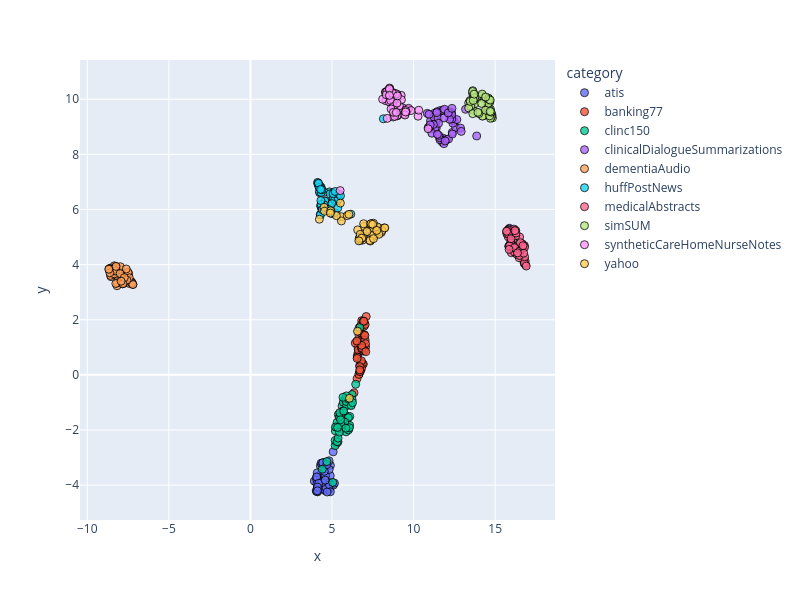

Notebook cell for this chart:
### Code cell
dimensionality_reduction_plots(file_paths="./outputsAll/*/mean_model_zero_shot_classification.csv")

### Figure 1 — Plotly figure (JSON) as saved in the notebook; plotly's stock layout.template omitted (floating-point values rounded to 4 significant figures)
{"data": [{"customdata": [["atis_1157"], ["atis_1183"], ["atis_124"], ["atis_1009"], ["atis_1014"], ["atis_1430"], ["atis_1006"], ["atis_168"], ["atis_1080"], ["atis_1192"], ["atis_2094"], ["atis_1115"], ["atis_1816"], ["atis_177"], ["atis_1344"], ["atis_1268"], ["atis_1004"], ["atis_1230"], ["atis_1781"], ["atis_1182"], ["atis_2010"], ["atis_1241"], ["atis_107"], ["atis_1072"], ["atis_1134"], ["atis_1216"], ["atis_1457"], ["atis_1049"], ["atis_1118"], ["atis_1390"], ["atis_1106"], ["atis_1521"], ["atis_1189"], ["atis_1306"], ["atis_1001"], ["atis_1142"], ["atis_1031"], ["atis_1096"], ["atis_1294"], ["atis_1036"], ["atis_1269"], ["atis_1132"], ["atis_1462"], ["atis_1064"], ["atis_1015"], ["atis_1193"], ["atis_1149"], ["atis_1313"], ["atis_136"], ["atis_1298"], ["atis_1254"], ["atis_1095"], ["atis_1513"], ["atis_1386"]], "hovertemplate": "category=atis<br>x=%{x}<br>y=%{y}<br>doc_id=%{customdata[0]}<extra></extra>", "legendgroup": "atis", "marker": {"color": "#636efa", "line": {"color": "black", "width": 1}, "opacity": 0.8, "size": 8, "symbol": "circle"}, "mode": "markers", "name": "atis", "orientation": "v", "showlegend": true, "type": "scatter", "x": [4.902, 3.916, 4.847, 4.334, 4.799, 4.581, 4.891, 4.288, 4.5, 4.575, 4.818, 4.296, 4.33, 5.272, 4.113, 4.77, 4.096, 4.564, 4.603, 4.772, 4.41, 4.179, 4.432, 4.107, 4.827, 4.061, 4.524, 4.776, 4.677, 4.113, 4.04, 4.675, 4.373, 4.871, 4.033, 4.717, 4.552, 4.618, 4.07, 4.093, 4.052, 5.078, 4.062, 4.843, 4.37, 4.159, 4.897, 4.188, 4.698, 4.107, 5.069, 4.58, 5.15, 4.105], "xaxis": "x", "y": [-3.285, -3.856, -4.137, -3.958, -3.981, -3.424, -3.657, -3.301, -3.182, -3.792, -3.118, -3.619, -3.208, -2.486, -4.034, -4.119, -4.211, -4.194, -3.654, -4.142, -3.212, -3.928, -3.188, -3.727, -3.435, -3.697, -3.499, -4.138, -4.06, -4.245, -3.77, -3.256, -4.125, -3.921, -4.204, -4.001, -4.166, -4.089, -3.956, -3.555, -4.229, -4.002, -3.705, -3.994, -3.91, -4.102, -4.241, -3.934, -4.25, -4.072, -2.793, -3.822, -3.93, -4.206], "yaxis": "y"}, {"customdata": [["atis_2497"], ["atis_128"], ["atis_1792"], ["atis_186"], ["atis_1212"], ["atis_1785"], ["atis_1471"], ["atis_1681"], ["atis_1195"], ["atis_2241"], ["atis_282"], ["atis_1482"], ["atis_2140"], ["atis_1882"], ["atis_2124"], ["atis_1565"], ["atis_1213"], ["atis_1431"], ["atis_1880"], ["atis_1338"], ["atis_2201"], ["atis_1410"], ["atis_128"], ["atis_1150"], ["atis_1531"], ["atis_1388"], ["atis_1676"], ["atis_1282"], ["atis_1217"], ["atis_1477"], ["atis_1418"], ["atis_1597"], ["atis_1511"], ["atis_1577"], ["atis_1119"], ["atis_1477"], ["atis_1636"], ["atis_1491"], ["atis_1672"], ["atis_1072"], ["atis_1279"], ["atis_1145"], ["atis_1521"], ["atis_1173"], ["atis_1332"], ["atis_1348"], ["atis_14"], ["atis_1459"], ["atis_2314"], ["atis_1723"], ["atis_1308"], ["atis_1118"], ["atis_1595"], ["atis_1472"]], "hovertemplate": "category=banking77<br>x=%{x}<br>y=%{y}<br>doc_id=%{customdata[0]}<extra></extra>", "legendgroup": "banking77", "marker": {"color": "#EF553B", "line": {"color": "black", "width": 1}, "opacity": 0.8, "size": 8, "symbol": "circle"}, "mode": "markers", "name": "banking77", "orientation": "v", "showlegend": true, "type": "scatter", "x": [6.917, 6.554, 6.658, 6.591, 6.696, 6.601, 6.532, 6.788, 6.758, 6.92, 6.821, 6.849, 6.989, 6.66, 6.919, 6.665, 6.608, 6.81, 6.736, 6.973, 6.9, 6.964, 6.927, 6.534, 7.053, 6.765, 6.346, 6.556, 7.029, 6.771, 7.026, 7.094, 6.646, 6.858, 6.426, 6.874, 6.815, 6.908, 7.057, 7.014, 6.801, 6.988, 6.811, 6.849, 6.818, 6.701, 6.524, 6.724, 6.7, 6.621, 6.7, 7.071, 6.537, 6.95], "xaxis": "x", "y": [1.441, 0.7037, 1.426, 0.9977, 0.3428, 0.8054, 1.196, 0.4435, 0.1547, 0.8681, 1.97, 0.8728, 1.877, 0.03073, 0.3908, 1.713, 0.9076, 1.5, 1.531, 1.459, 1.861, 1.764, 1.95, -0.1372, 1.013, 1.798, -0.6511, 0.6451, 1.262, 1.044, 1.827, 2.118, 0.01588, 0.3967, 1.154, 0.9705, 0.9449, 1.939, 1.131, 1.43, 0.5085, 0.8975, 0.2431, 0.9696, 1.07, 0.2992, 1.23, 0.1398, 0.1178, 1.585, 0.1803, 0.8409, 0.5966, 1.947], "yaxis": "y"}, {"customdata": [["atis_2630"], ["atis_1934"], ["atis_1910"], ["atis_1951"], ["atis_1594"], ["atis_1873"], ["atis_1833"], ["atis_2080"], ["atis_1261"], ["atis_2278"], ["atis_2960"], ["atis_1737"], ["atis_2273"], ["atis_1905"], ["atis_2181"], ["atis_2009"], ["atis_1720"], ["atis_2436"], ["atis_2345"], ["atis_2253"], ["atis_2319"], ["atis_1558"], ["atis_1482"], ["atis_1873"], ["atis_1759"], ["atis_1797"], ["atis_2168"], ["atis_1603"], ["atis_1701"], ["atis_1741"], ["atis_1872"], ["atis_198"], ["atis_2094"], ["atis_1578"], ["atis_1136"], ["atis_160"], ["atis_1713"], ["atis_1518"], ["atis_196"], ["atis_1112"], ["atis_1337"], ["atis_1782"], ["atis_2125"], ["atis_1573"], ["atis_137"], ["atis_1480"], ["atis_1468"], ["atis_1892"], ["atis_2354"], ["atis_2088"], ["atis_132"], ["atis_1418"], ["atis_197"], ["atis_1742"]], "hovertemplate": "category=clinc150<br>x=%{x}<br>y=%{y}<br>doc_id=%{customdata[0]}<extra></extra>", "legendgroup": "clinc150", "marker": {"color": "#00cc96", "line": {"color": "black", "width": 1}, "opacity": 0.8, "size": 8, "symbol": "circle"}, "mode": "markers", "name": "clinc150", "orientation": "v", "showlegend": true, "type": "scatter", "x": [6.703, 5.387, 5.584, 5.192, 6.014, 5.909, 5.263, 5.633, 5.043, 5.858, 5.858, 6.086, 5.369, 5.193, 5.999, 5.309, 6.139, 5.367, 5.767, 5.615, 5.314, 6.003, 6.077, 5.445, 4.4, 5.628, 5.205, 5.577, 6.228, 5.372, 4.852, 5.528, 6.232, 5.211, 6.451, 5.667, 5.692, 5.775, 5.899, 5.452, 4.682, 5.472, 5.867, 5.548, 5.339, 6.065, 6.023, 5.848, 6.174, 5.879, 5.671, 5.52, 5.717, 6.255], "xaxis": "x", "y": [1.715, -1.441, -1.972, -2.567, -1.975, -1.744, -1.905, -1.76, -3.903, -2.067, -1.483, -1.509, -2.431, -2.379, -1.553, -1.726, -1.092, -1.936, -0.9014, -1.129, -2.426, -1.996, -1.829, -1.532, -3.424, -1.669, -2.032, -1.807, -0.7132, -2.294, 6.64, -1.465, -0.9037, -1.89, -0.3409, -1.311, -0.9949, -1.714, -1.114, -2.079, -3.146, -1.373, -0.9648, -1.805, -1.91, -1.919, -0.8877, -1.935, -1.115, -0.7634, -0.816, -1.629, -1.312, -1.008], "yaxis": "y"}, {"customdata": [["atis_3101"], ["atis_200"], ["atis_1962"], ["atis_1979"], ["atis_1647"], ["atis_2163"], ["atis_1890"], ["atis_2387"], ["atis_1371"], ["atis_2575"], ["atis_3329"], ["atis_1894"], ["atis_2362"], ["atis_2079"], ["atis_223"], ["atis_2292"], ["atis_2331"], ["atis_2737"], ["atis_3167"], ["atis_2539"], ["atis_2635"], ["atis_183"], ["atis_1795"], ["atis_1927"], ["atis_2049"], ["atis_2754"], ["atis_2240"], ["atis_1915"], ["atis_2007"], ["atis_2283"], ["atis_2184"], ["atis_233"], ["atis_22"], ["atis_1681"], ["atis_1382"], ["atis_2028"], ["atis_1808"], ["atis_1870"], ["atis_2111"], ["atis_1579"], ["atis_1354"], ["atis_2052"], ["atis_2350"], ["atis_1667"], ["atis_2034"], ["atis_1580"], ["atis_1524"], ["atis_202"], ["atis_2834"], ["atis_2580"], ["atis_1685"], ["atis_1590"], ["atis_2163"], ["atis_1865"]], "hovertemplate": "category=clinicalDialogueSummarizations<br>x=%{x}<br>y=%{y}<br>doc_id=%{customdata[0]}<extra></extra>", "legendgroup": "clinicalDialogueSummarizations", "marker": {"color": "#ab63fa", "line": {"color": "black", "width": 1}, "opacity": 0.8, "size": 8, "symbol": "circle"}, "mode": "markers", "name": "clinicalDialogueSummarizations", "orientation": "v", "showlegend": true, "type": "scatter", "x": [12.32, 12.5, 11.75, 11.03, 12.37, 15.87, 11.64, 13.87, 11.39, 15.84, 12.57, 11.34, 12.41, 12.31, 11.86, 11.2, 13.64, 13.19, 10.9, 11.81, 12.65, 12.34, 11.39, 12.17, 11.28, 11.25, 12.34, 12.88, 12.02, 11.61, 11.43, 12.14, 11.61, 11.8, 11.54, 11.89, 11.31, 11.5, 12.92, 12.2, 11.12, 11.86, 11.46, 12.38, 11.53, 11.43, 12.12, 10.97, 11.94, 10.84, 10.95, 11.21, 11.02, 12.35], "xaxis": "x", "y": [9.455, 9.189, 8.453, 9.217, 8.797, 5.317, 9.593, 8.668, 9.19, 5.291, 8.98, 9.197, 9.132, 9.54, 8.388, 8.933, 10.06, 9.636, 8.976, 8.588, 9.262, 9.283, 8.955, 9.543, 9.493, 9.357, 9.441, 8.955, 8.54, 8.532, 9.547, 8.56, 8.603, 9.595, 8.69, 9.638, 8.96, 9.323, 8.834, 9.273, 8.769, 9.323, 8.727, 8.738, 9.128, 9.517, 9.502, 8.986, 8.489, 9.488, 9.451, 9.085, 9.072, 9.669], "yaxis": "y"}, {"customdata": [["atis_3333"], ["atis_2345"], ["atis_3187"], ["atis_2108"], ["atis_2411"], ["atis_2226"], ["atis_2289"], ["atis_2771"], ["atis_1552"], ["atis_285"], ["atis_3458"], ["atis_2350"], ["atis_2600"], ["atis_2292"], ["atis_2230"], ["atis_275"], ["atis_2635"], ["atis_2854"], ["atis_55"], ["atis_2851"], ["atis_266"], ["atis_2032"], ["atis_2051"], ["atis_2191"], ["atis_2889"], ["atis_2840"], ["atis_2716"], ["atis_1922"], ["atis_2304"], ["atis_2378"], ["atis_2539"], ["atis_2697"], ["atis_2882"], ["atis_2555"], ["atis_1570"], ["atis_2121"], ["atis_2859"], ["atis_208"], ["atis_2150"], ["atis_224"], ["atis_179"], ["atis_206"], ["atis_2446"], ["atis_1683"], ["atis_2326"], ["atis_1801"], ["atis_1571"], ["atis_2448"], ["atis_3035"], ["atis_2589"], ["atis_2081"], ["atis_2268"], ["atis_2451"], ["atis_238"]], "hovertemplate": "category=dementiaAudio<br>x=%{x}<br>y=%{y}<br>doc_id=%{customdata[0]}<extra></extra>", "legendgroup": "dementiaAudio", "marker": {"color": "#FFA15A", "line": {"color": "black", "width": 1}, "opacity": 0.8, "size": 8, "symbol": "circle"}, "mode": "markers", "name": "dementiaAudio", "orientation": "v", "showlegend": true, "type": "scatter", "x": [-8.593, -8.005, -8.546, -8.331, -7.501, -8.51, -7.733, -7.536, -7.559, -8.077, -7.984, -7.851, -7.721, -7.466, -7.964, -7.882, -7.973, -7.33, -8.496, -7.269, -7.302, -8.341, -8.577, -7.505, -7.759, -7.831, -8.235, -7.277, -8.616, -7.204, -8.555, -7.616, -8.176, -8.261, -8.34, -8.158, -8.434, -7.431, -8.375, -7.269, -7.204, -8.274, -8.661, -8.615, -7.75, -7.423, -8.685, -7.572, -8.251, -7.82, -8.237, -7.99, -7.731, -7.927], "xaxis": "x", "y": [3.873, 3.628, 3.564, 3.641, 3.416, 3.685, 3.429, 3.657, 3.512, 3.502, 3.82, 3.304, 3.332, 3.669, 3.348, 3.566, 3.922, 3.381, 3.652, 3.354, 3.375, 3.958, 3.608, 3.723, 3.355, 3.462, 3.831, 3.325, 3.844, 3.287, 3.841, 3.842, 3.235, 3.921, 3.663, 3.34, 3.785, 3.318, 3.846, 3.322, 3.277, 3.774, 3.843, 3.704, 3.353, 3.521, 3.832, 3.437, 3.313, 3.305, 3.935, 3.675, 3.529, 3.399], "yaxis": "y"}, {"customdata": [["atis_517"], ["atis_2355"], ["atis_3215"], ["atis_2127"], ["atis_281"], ["atis_2672"], ["atis_2615"], ["atis_3323"], ["atis_1718"], ["atis_3"], ["atis_3589"], ["atis_2542"], ["atis_2638"], ["atis_2706"], ["atis_2372"], ["atis_2752"], ["atis_2696"], ["atis_3376"], ["atis_750"], ["atis_3049"], ["atis_2736"], ["atis_2457"], ["atis_213"], ["atis_2273"], ["atis_3126"], ["atis_3152"], ["atis_2722"], ["atis_2093"], ["atis_2419"], ["atis_2443"], ["atis_2609"], ["atis_2744"], ["atis_3354"], ["atis_2677"], ["atis_1750"], ["atis_3006"], ["atis_3421"], ["atis_3055"], ["atis_3513"], ["atis_2883"], ["atis_2411"], ["atis_2487"], ["atis_2984"], ["atis_2111"], ["atis_2362"], ["atis_1866"], ["atis_1929"], ["atis_2994"], ["atis_3089"], ["atis_2676"], ["atis_2175"], ["atis_2412"], ["atis_3000"], ["atis_2469"]], "hovertemplate": "category=huffPostNews<br>x=%{x}<br>y=%{y}<br>doc_id=%{customdata[0]}<extra></extra>", "legendgroup": "huffPostNews", "marker": {"color": "#19d3f3", "line": {"color": "black", "width": 1}, "opacity": 0.8, "size": 8, "symbol": "circle"}, "mode": "markers", "name": "huffPostNews", "orientation": "v", "showlegend": true, "type": "scatter", "x": [4.25, 5.002, 4.864, 5.339, 4.515, 5.189, 5.032, 4.278, 4.335, 4.571, 4.139, 6.151, 8.148, 5.056, 4.292, 4.216, 4.387, 4.594, 4.879, 4.747, 5.077, 4.823, 4.851, 4.357, 7.237, 4.207, 4.561, 4.508, 4.31, 4.948, 5.177, 4.263, 5.17, 5.394, 4.99, 5.352, 4.313, 5.079, 5.43, 4.314, 5.518, 4.227, 5.195, 4.328, 4.116, 4.804, 4.139, 4.409, 4.336, 4.319, 4.203, 4.376, 4.171, 4.302], "xaxis": "x", "y": [6.607, 5.851, 6.209, 6.338, 6.625, 6.321, 6.6, 5.817, 6.803, 6.197, 6.956, 5.832, 9.291, 6.576, 5.802, 6.841, 6.106, 6.292, 6.568, 5.982, 6.422, 5.943, 5.956, 6.033, 5.43, 6.863, 6.306, 6.172, 6.136, 5.924, 5.886, 6.854, 6.36, 6.386, 6.213, 6.053, 6.121, 6.571, 6.564, 6.785, 6.497, 6.647, 6.652, 6.191, 6.982, 5.996, 6.923, 5.992, 6.617, 6.323, 6.804, 6.716, 6.954, 6.729], "yaxis": "y"}, {"customdata": [["atis_58"], ["atis_2658"], ["atis_3260"], ["atis_289"], ["atis_3173"], ["atis_2715"], ["atis_3206"], ["atis_3462"], ["atis_2577"], ["atis_3106"], ["atis_607"], ["atis_2580"], ["atis_3074"], ["atis_2775"], ["atis_3039"], ["atis_3265"], ["atis_2727"], ["atis_478"], ["atis_846"], ["atis_3114"], ["atis_310"], ["atis_2638"], ["atis_2436"], ["atis_2682"], ["atis_3545"], ["atis_3475"], ["atis_3109"], ["atis_2932"], ["atis_2524"], ["atis_2606"], ["atis_2811"], ["atis_3277"], ["atis_344"], ["atis_3352"], ["atis_2110"], ["atis_408"], ["atis_468"], ["atis_33"], ["atis_3542"], ["atis_3032"], ["atis_328"], ["atis_3048"], ["atis_3066"], ["atis_2256"], ["atis_3206"], ["atis_2095"], ["atis_3228"], ["atis_3091"], ["atis_3344"], ["atis_2806"], ["atis_3340"], ["atis_2578"], ["atis_434"], ["atis_3099"]], "hovertemplate": "category=medicalAbstracts<br>x=%{x}<br>y=%{y}<br>doc_id=%{customdata[0]}<extra></extra>", "legendgroup": "medicalAbstracts", "marker": {"color": "#FF6692", "line": {"color": "black", "width": 1}, "opacity": 0.8, "size": 8, "symbol": "circle"}, "mode": "markers", "name": "medicalAbstracts", "orientation": "v", "showlegend": true, "type": "scatter", "x": [15.99, 16.69, 16.26, 15.96, 16.15, 15.8, 15.72, 16.09, 16.54, 15.71, 16.66, 16.11, 16.58, 16.1, 16.79, 16.66, 16.78, 15.96, 16.84, 16.19, 15.83, 15.95, 16.74, 16.19, 15.85, 16.26, 16.1, 16.5, 16.79, 16.27, 16.85, 15.79, 15.78, 15.89, 16.19, 16.49, 16.35, 15.73, 15.82, 15.97, 16.47, 16.56, 16.8, 16.79, 16.8, 16.49, 15.7, 16.28, 16.21, 16.75, 16.9, 16.7, 16.37, 15.85], "xaxis": "x", "y": [4.432, 4.21, 5.129, 4.625, 5.289, 5.01, 5.181, 4.715, 4.312, 5.121, 4.75, 4.931, 4.533, 4.671, 4.061, 4.663, 4.052, 4.862, 4.128, 5.144, 4.671, 4.786, 4.597, 4.45, 4.66, 5.239, 4.614, 5.002, 4.689, 5.051, 3.996, 5.216, 5.251, 4.684, 4.618, 4.488, 4.366, 5.198, 5.116, 4.94, 4.247, 4.795, 4.632, 4.057, 4.282, 4.334, 5.212, 5.147, 5.232, 4.414, 3.948, 4.688, 4.426, 4.551], "yaxis": "y"}, {"customdata": [["atis_614"], ["atis_3016"], ["atis_3493"], ["atis_3144"], ["atis_3325"], ["atis_3063"], ["atis_3306"], ["atis_45"], ["atis_2992"], ["atis_3243"], ["atis_61"], ["atis_3235"], ["atis_641"], ["atis_2970"], ["atis_3319"], ["atis_3321"], ["atis_2974"], ["atis_727"], ["atis_847"], ["atis_3338"], ["atis_3204"], ["atis_3034"], ["atis_247"], ["atis_3288"], ["atis_3580"], ["atis_403"], ["atis_3120"], ["atis_3086"], ["atis_3228"], ["atis_2610"], ["atis_2893"], ["atis_3381"], ["atis_464"], ["atis_753"], ["atis_3536"], ["atis_559"], ["atis_490"], ["atis_3313"], ["atis_366"], ["atis_3262"], ["atis_470"], ["atis_3095"], ["atis_321"], ["atis_530"], ["atis_5"], ["atis_2514"], ["atis_391"], ["atis_364"], ["atis_368"], ["atis_2825"], ["atis_3371"], ["atis_270"], ["atis_760"], ["atis_3131"]], "hovertemplate": "category=simSUM<br>x=%{x}<br>y=%{y}<br>doc_id=%{customdata[0]}<extra></extra>", "legendgroup": "simSUM", "marker": {"color": "#B6E880", "line": {"color": "black", "width": 1}, "opacity": 0.8, "size": 8, "symbol": "circle"}, "mode": "markers", "name": "simSUM", "orientation": "v", "showlegend": true, "type": "scatter", "x": [13.69, 13.69, 13.75, 14.8, 13.38, 14.83, 14.79, 13.63, 14.67, 13.46, 13.66, 14.71, 14.54, 14.67, 14.54, 14.14, 13.54, 14.54, 13.75, 14.14, 13.5, 14.6, 13.93, 13.93, 13.86, 14.58, 13.37, 14.26, 13.62, 14.22, 14.01, 14.76, 14.51, 14.71, 14.53, 14.16, 13.63, 14.66, 14.35, 13.94, 14.58, 14.17, 14.62, 13.48, 13.62, 14.41, 14.75, 13.73, 14.2, 14.7, 14.7, 13.65, 14.42, 13.71], "xaxis": "x", "y": [10.17, 9.917, 10.09, 9.442, 9.865, 9.325, 9.405, 10.31, 9.535, 9.951, 9.601, 9.637, 9.787, 9.9, 9.62, 10.08, 9.792, 9.521, 9.838, 9.449, 9.746, 9.667, 10.06, 10.05, 10.09, 10.05, 9.686, 9.401, 10.2, 9.386, 9.483, 9.369, 9.949, 9.309, 9.944, 10.13, 9.478, 9.399, 10.05, 9.527, 9.855, 9.849, 9.996, 9.919, 10.28, 9.602, 9.532, 10.06, 10.19, 9.97, 9.561, 9.958, 10.08, 10.18], "yaxis": "y"}, {"customdata": [["atis_879"], ["atis_533"], ["atis_409"], ["atis_400"], ["atis_3432"], ["atis_3198"], ["atis_700"], ["atis_641"], ["atis_3168"], ["atis_372"], ["atis_646"], ["atis_3349"], ["atis_73"], ["atis_3498"], ["atis_3369"], ["atis_908"], ["atis_3047"], ["atis_740"], ["atis_961"], ["atis_3447"], ["atis_3511"], ["atis_549"], ["atis_2474"], ["atis_3450"], ["atis_404"], ["atis_566"], ["atis_3408"], ["atis_3381"], ["atis_45"], ["atis_3040"], ["atis_2977"], ["atis_735"], ["atis_61"], ["atis_890"], ["atis_538"], ["atis_595"], ["atis_497"], ["atis_35"], ["atis_716"], ["atis_3277"], ["atis_67"], ["atis_3206"], ["atis_3587"], ["atis_881"], ["atis_707"], ["atis_3196"], ["atis_871"], ["atis_656"], ["atis_90"], ["atis_3026"], ["atis_3455"], ["atis_2834"], ["atis_825"], ["atis_3519"]], "hovertemplate": "category=syntheticCareHomeNurseNotes<br>x=%{x}<br>y=%{y}<br>doc_id=%{customdata[0]}<extra></extra>", "legendgroup": "syntheticCareHomeNurseNotes", "marker": {"color": "#FF97FF", "line": {"color": "black", "width": 1}, "opacity": 0.8, "size": 8, "symbol": "circle"}, "mode": "markers", "name": "syntheticCareHomeNurseNotes", "orientation": "v", "showlegend": true, "type": "scatter", "x": [8.277, 8.302, 9.24, 10.27, 8.751, 8.987, 8.719, 9.429, 9.666, 9.004, 9.321, 8.835, 9.129, 8.383, 8.55, 8.773, 8.838, 8.514, 5.499, 8.283, 9.557, 8.512, 8.685, 8.528, 9.002, 8.708, 10.89, 8.417, 9.695, 8.905, 8.102, 8.596, 8.866, 8.762, 9.843, 8.498, 9.539, 8.351, 8.834, 8.621, 8.319, 8.527, 9.254, 8.709, 8.518, 8.761, 9.512, 8.98, 9.01, 8.521, 10.32, 9.471, 8.942, 9.512], "xaxis": "x", "y": [10.26, 9.946, 10.14, 9.385, 9.357, 10.18, 9.841, 9.461, 9.635, 9.397, 9.692, 9.645, 9.765, 9.307, 10.37, 10.23, 10.17, 10.35, 6.686, 10.25, 9.629, 9.902, 10.21, 10.41, 9.421, 10.0, 8.929, 10.31, 9.67, 10.2, 10.0, 9.95, 9.447, 9.734, 9.591, 10.29, 9.539, 10.27, 9.378, 9.648, 10.17, 10.34, 9.985, 10.22, 10.38, 9.526, 9.59, 9.861, 10.12, 10.14, 9.602, 9.429, 9.523, 9.537], "yaxis": "y"}, {"customdata": [["atis_97"], ["atis_597"], ["atis_568"], ["atis_455"], ["atis_899"], ["atis_412"], ["atis_747"], ["atis_854"], ["atis_912"], ["atis_843"], ["atis_715"], ["atis_719"], ["atis_893"], ["atis_507"], ["atis_50"], ["atis_91"], ["atis_541"], ["atis_870"], ["atis_986"], ["atis_756"], ["atis_3595"], ["atis_987"], ["atis_849"], ["atis_734"], ["atis_493"], ["atis_871"], ["atis_90"], ["atis_394"], ["atis_899"], ["atis_3215"], ["atis_389"], ["atis_812"], ["atis_98"], ["atis_898"], ["atis_76"], ["atis_984"], ["atis_583"], ["atis_691"], ["atis_772"], ["atis_478"], ["atis_830"], ["atis_3574"], ["atis_746"], ["atis_982"], ["atis_894"], ["atis_956"], ["atis_932"], ["atis_998"], ["atis_955"], ["atis_544"], ["atis_646"], ["atis_794"], ["atis_969"], ["atis_513"]], "hovertemplate": "category=yahoo<br>x=%{x}<br>y=%{y}<br>doc_id=%{customdata[0]}<extra></extra>", "legendgroup": "yahoo", "marker": {"color": "#FECB52", "line": {"color": "black", "width": 1}, "opacity": 0.8, "size": 8, "symbol": "circle"}, "mode": "markers", "name": "yahoo", "orientation": "v", "showlegend": true, "type": "scatter", "x": [6.707, 6.802, 6.935, 6.861, 7.692, 6.756, 7.599, 7.312, 7.339, 8.192, 6.962, 6.067, 6.574, 7.812, 7.489, 7.348, 5.564, 5.573, 7.483, 4.511, 5.51, 7.345, 7.499, 7.721, 7.499, 6.712, 6.717, 5.932, 7.782, 4.538, 8.021, 7.538, 8.052, 6.559, 5.264, 4.921, 6.937, 7.387, 6.667, 6.878, 6.724, 7.387, 7.873, 7.148, 7.49, 6.821, 6.037, 7.739, 8.235, 6.644, 4.901, 7.326, 7.541, 4.225], "xaxis": "x", "y": [4.975, 4.942, 5.041, 4.886, 5.162, 5.043, 5.046, 5.297, 5.437, 5.329, 5.384, -0.8492, 5.261, 5.325, 5.102, 4.855, 5.739, 5.584, 5.363, 6.082, 6.233, 5.436, 5.065, 5.265, 5.333, 4.999, 4.888, 5.778, 5.369, 5.937, 5.169, 5.503, 5.231, 1.582, 5.778, 5.954, 5.483, 5.481, 4.954, 4.985, 5.097, 5.486, 5.1, 5.201, 5.461, 4.959, 5.824, 5.241, 5.333, 4.863, 5.869, 4.877, 4.942, 5.647], "yaxis": "y"}], "layout": {"height": 600, "legend": {"title": {"text": "category"}, "tracegroupgap": 0}, "margin": {"t": 60}, "width": 800, "xaxis": {"anchor": "y", "domain": [0, 1], "title": {"text": "x"}}, "yaxis": {"anchor": "x", "domain": [0, 1], "title": {"text": "y"}}}}
